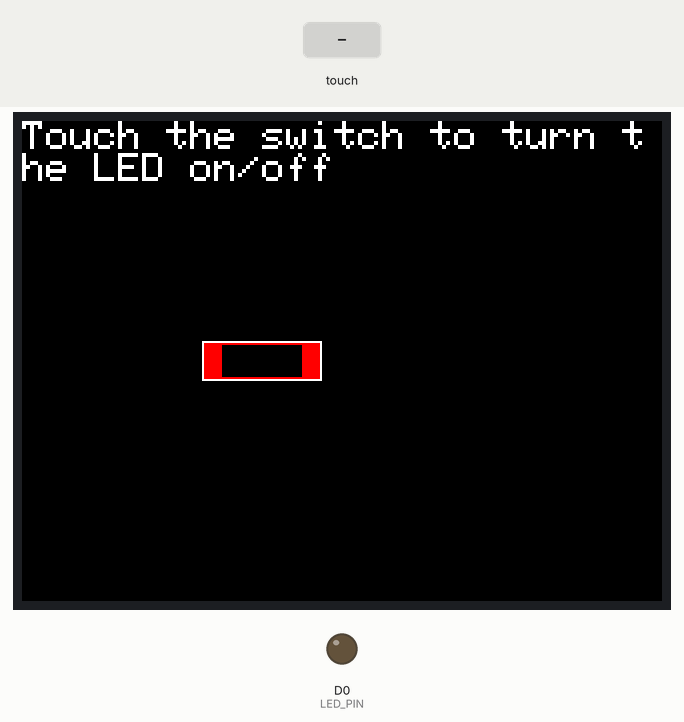
The sketch below on a simulated ESP8266 (NodeMCU). Parts: 320×240 colour display, output pins drawn as LEDs (lit = HIGH). The test bench sets the inputs (shaded band).

Above: at 1.4 s.
1.5 s: touch panel pressed at 62 % / 50 % of its raw x / y range
At 2.0 s:
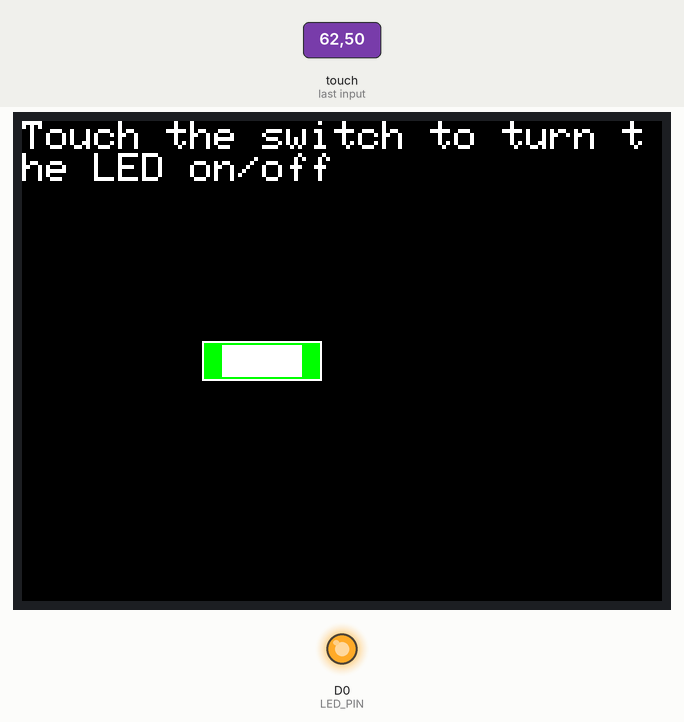
Timing chart, 0 to 4.5 s (numbered marks = the images above; inputs shaded):
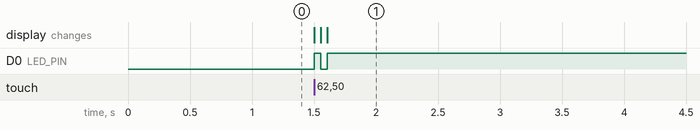

Measured:
- after the input at 1.5 s, D0 (LED_PIN): LOW → HIGH at once, → LOW 0.05 s later, → HIGH 0.05 s later; the display: changes at once (image 1)

The sketch:

working_switch.ino
```cpp
#include <Adafruit_GFX.h>
#include <Adafruit_ILI9341.h>
#include <XPT2046_Touchscreen.h>

#define TFT_CS D2
#define TFT_DC D4
#define TFT_RST D8
#define TS_CS D1
#define LED_PIN D0

Adafruit_ILI9341 tft = Adafruit_ILI9341(TFT_CS, TFT_DC, TFT_RST);
XPT2046_Touchscreen ts(TS_CS);

bool ledState = false;

void setup() {
  pinMode(LED_PIN, OUTPUT);
  tft.begin();
  ts.begin();
  tft.setRotation(1); // adjust rotation as necessary
  tft.fillScreen(ILI9341_BLACK);
  tft.setTextSize(2);
  tft.setCursor(0, 0);
  tft.setTextColor(ILI9341_WHITE);
  tft.println("Touch the switch to turn the LED on/off");
  drawSwitch(120, 120, ledState);
}

void loop() {
  TS_Point p = ts.getPoint();
  if (ts.touched()) {
    // touchscreen is being touched
    if (p.x >= 2300 && p.x <= 2600 && p.y >= 1900. && p.y <= 2030) {
      // switch is being toggled
      ledState = !ledState;
      digitalWrite(LED_PIN, ledState ? HIGH : LOW);
      drawSwitch(120, 120, ledState);
      delay(50); // debounce delay
    }
  }
}

void drawSwitch(int x, int y, bool state) {
  tft.fillRect(x - 30, y - 10, 60, 20, state ? ILI9341_GREEN : ILI9341_RED);
  tft.drawRect(x - 30, y - 10, 60, 20, ILI9341_WHITE);
  tft.fillRect(x - 20, y - 8, 40, 16, state ? ILI9341_WHITE : ILI9341_BLACK);
}
```
